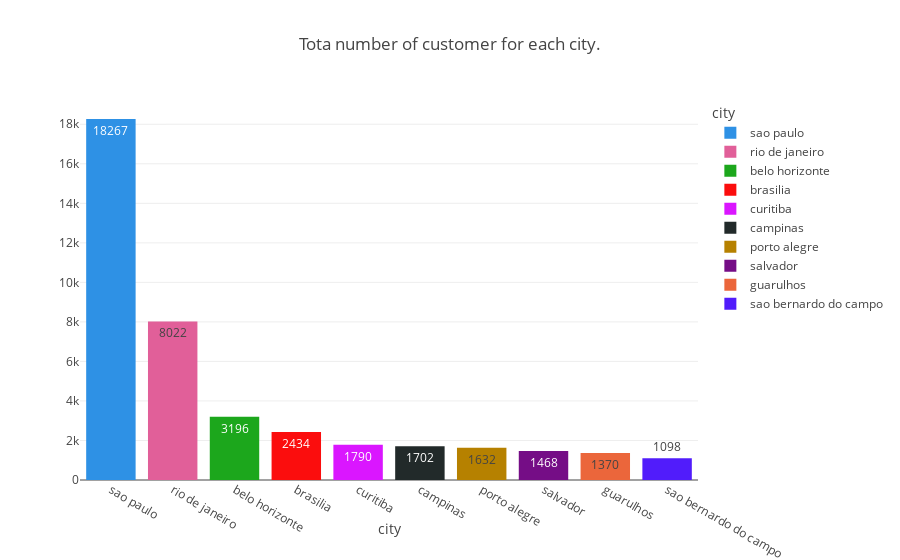

The notebook cell saved with this chart:
### Code cell
px.bar(q_4 , 
x ='city' ,
y = 'total_number_of_customer',
text = 'total_number_of_customer',
color_discrete_sequence= px.colors.qualitative.Dark24 ,
color='city',
labels={'total_number_of_customer': ' '},
title='Tota number of customer for each city.',
template='none')

### Figure 1 — Plotly figure (JSON) as saved in the notebook; plotly's stock layout.template omitted (floating-point values rounded to 4 significant figures)
{"data": [{"alignmentgroup": "True", "hovertemplate": "city=%{x}<br> =%{text}<extra></extra>", "legendgroup": "sao paulo", "marker": {"color": "#2E91E5", "pattern": {"shape": ""}}, "name": "sao paulo", "offsetgroup": "sao paulo", "orientation": "v", "showlegend": true, "text": [18267], "textposition": "auto", "type": "bar", "x": ["sao paulo"], "xaxis": "x", "y": [18267], "yaxis": "y"}, {"alignmentgroup": "True", "hovertemplate": "city=%{x}<br> =%{text}<extra></extra>", "legendgroup": "rio de janeiro", "marker": {"color": "#E15F99", "pattern": {"shape": ""}}, "name": "rio de janeiro", "offsetgroup": "rio de janeiro", "orientation": "v", "showlegend": true, "text": [8022], "textposition": "auto", "type": "bar", "x": ["rio de janeiro"], "xaxis": "x", "y": [8022], "yaxis": "y"}, {"alignmentgroup": "True", "hovertemplate": "city=%{x}<br> =%{text}<extra></extra>", "legendgroup": "belo horizonte", "marker": {"color": "#1CA71C", "pattern": {"shape": ""}}, "name": "belo horizonte", "offsetgroup": "belo horizonte", "orientation": "v", "showlegend": true, "text": [3196], "textposition": "auto", "type": "bar", "x": ["belo horizonte"], "xaxis": "x", "y": [3196], "yaxis": "y"}, {"alignmentgroup": "True", "hovertemplate": "city=%{x}<br> =%{text}<extra></extra>", "legendgroup": "brasilia", "marker": {"color": "#FB0D0D", "pattern": {"shape": ""}}, "name": "brasilia", "offsetgroup": "brasilia", "orientation": "v", "showlegend": true, "text": [2434], "textposition": "auto", "type": "bar", "x": ["brasilia"], "xaxis": "x", "y": [2434], "yaxis": "y"}, {"alignmentgroup": "True", "hovertemplate": "city=%{x}<br> =%{text}<extra></extra>", "legendgroup": "curitiba", "marker": {"color": "#DA16FF", "pattern": {"shape": ""}}, "name": "curitiba", "offsetgroup": "curitiba", "orientation": "v", "showlegend": true, "text": [1790], "textposition": "auto", "type": "bar", "x": ["curitiba"], "xaxis": "x", "y": [1790], "yaxis": "y"}, {"alignmentgroup": "True", "hovertemplate": "city=%{x}<br> =%{text}<extra></extra>", "legendgroup": "campinas", "marker": {"color": "#222A2A", "pattern": {"shape": ""}}, "name": "campinas", "offsetgroup": "campinas", "orientation": "v", "showlegend": true, "text": [1702], "textposition": "auto", "type": "bar", "x": ["campinas"], "xaxis": "x", "y": [1702], "yaxis": "y"}, {"alignmentgroup": "True", "hovertemplate": "city=%{x}<br> =%{text}<extra></extra>", "legendgroup": "porto alegre", "marker": {"color": "#B68100", "pattern": {"shape": ""}}, "name": "porto alegre", "offsetgroup": "porto alegre", "orientation": "v", "showlegend": true, "text": [1632], "textposition": "auto", "type": "bar", "x": ["porto alegre"], "xaxis": "x", "y": [1632], "yaxis": "y"}, {"alignmentgroup": "True", "hovertemplate": "city=%{x}<br> =%{text}<extra></extra>", "legendgroup": "salvador", "marker": {"color": "#750D86", "pattern": {"shape": ""}}, "name": "salvador", "offsetgroup": "salvador", "orientation": "v", "showlegend": true, "text": [1468], "textposition": "auto", "type": "bar", "x": ["salvador"], "xaxis": "x", "y": [1468], "yaxis": "y"}, {"alignmentgroup": "True", "hovertemplate": "city=%{x}<br> =%{text}<extra></extra>", "legendgroup": "guarulhos", "marker": {"color": "#EB663B", "pattern": {"shape": ""}}, "name": "guarulhos", "offsetgroup": "guarulhos", "orientation": "v", "showlegend": true, "text": [1370], "textposition": "auto", "type": "bar", "x": ["guarulhos"], "xaxis": "x", "y": [1370], "yaxis": "y"}, {"alignmentgroup": "True", "hovertemplate": "city=%{x}<br> =%{text}<extra></extra>", "legendgroup": "sao bernardo do campo", "marker": {"color": "#511CFB", "pattern": {"shape": ""}}, "name": "sao bernardo do campo", "offsetgroup": "sao bernardo do campo", "orientation": "v", "showlegend": true, "text": [1098], "textposition": "auto", "type": "bar", "x": ["sao bernardo do campo"], "xaxis": "x", "y": [1098], "yaxis": "y"}], "layout": {"barmode": "relative", "legend": {"title": {"text": "city"}, "tracegroupgap": 0}, "title": {"text": "Tota number of customer for each city."}, "xaxis": {"anchor": "y", "categoryarray": ["sao paulo", "rio de janeiro", "belo horizonte", "brasilia", "curitiba", "campinas", "porto alegre", "salvador", "guarulhos", "sao bernardo do campo"], "categoryorder": "array", "domain": [0, 1], "title": {"text": "city"}}, "yaxis": {"anchor": "x", "domain": [0, 1], "title": {"text": " "}}}}
